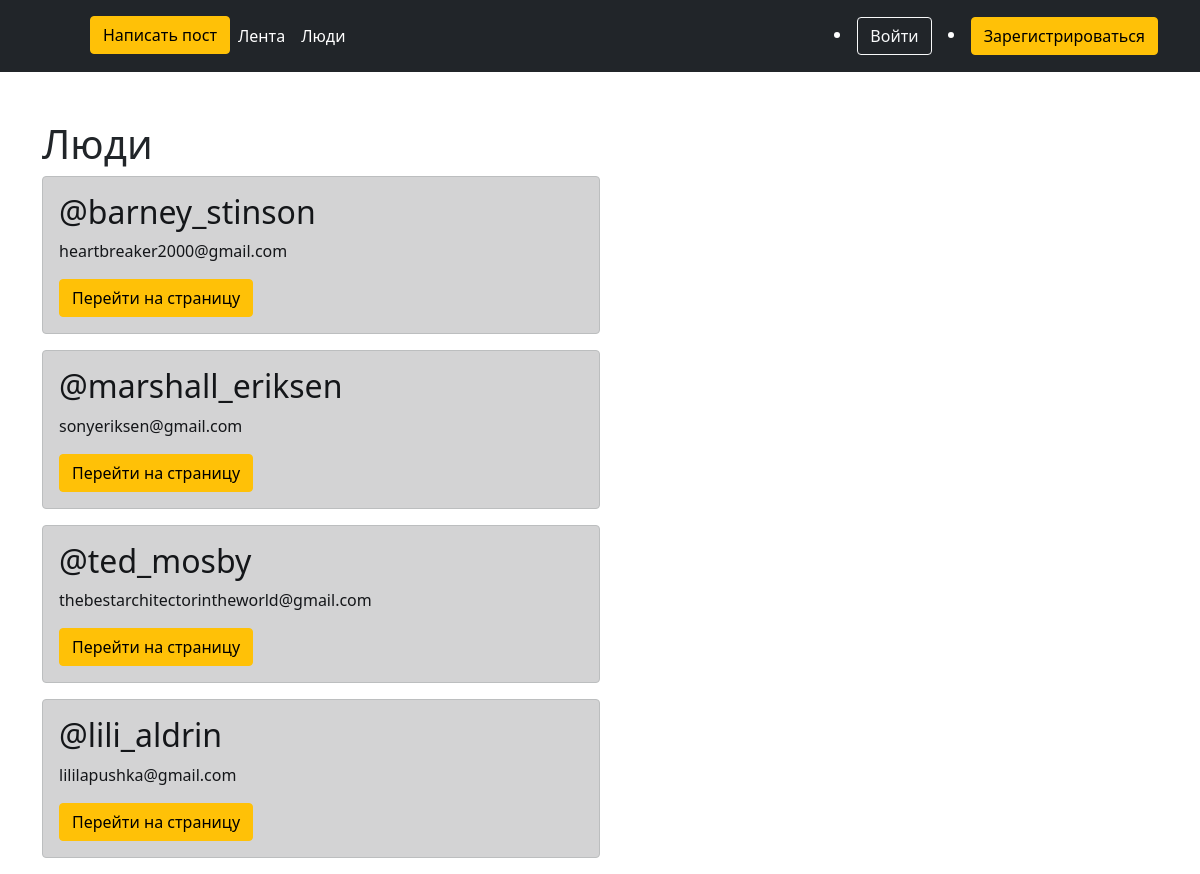
Screenshot of /people with the database file from the repository.
### app/models.py (models this page shows)
class User(UserMixin, db.Model):
    id = db.Column(db.Integer, unique=True, primary_key=True)
    nickname = db.Column(db.String(64))
    email = db.Column(db.String(120))
    password = db.Column(db.String(120))
    created_on = db.Column(db.DateTime(), default=datetime.utcnow)
    updated_on = db.Column(db.DateTime(), default=datetime.utcnow, onupdate=datetime.utcnow)
    posts = db.relationship('Article', backref='author', lazy='dynamic')
    comments = db.relationship('Comment', backref='comment_author', lazy='dynamic')
    stories = db.relationship('Status', backref='status_author', lazy='dynamic')

### app/views.py (the view)
@app.route('/people')
def people():
    people = User.query.all()
    return render_template("people.html", people=people)

### app/templates/people.html (shortened to what this page needs)
{% extends 'base.html' %}
{% block body %}
    <div class="container mt-5">
        <h1>Люди</h1>
        {% for i in people %}
        <div class="alert alert-dark w-50 p-3">
            <h2>@{{ i.nickname }}</h2>
            <p>{{ i.email }}</p>
            <a href="/people/{{ i.id }}" class="btn btn-warning">Перейти на страницу</a>
        </div>
        {% endfor %}
    </div>
{% endblock %}

### rows the page displays
User: nickname "barney_stinson", email "heartbreaker2000@gmail.com"
User: nickname "marshall_eriksen", email "sonyeriksen@gmail.com"
User: nickname "ted_mosby", email "thebestarchitectorintheworld@gmail.com"
User: nickname "lili_aldrin", email "lililapushka@gmail.com"
